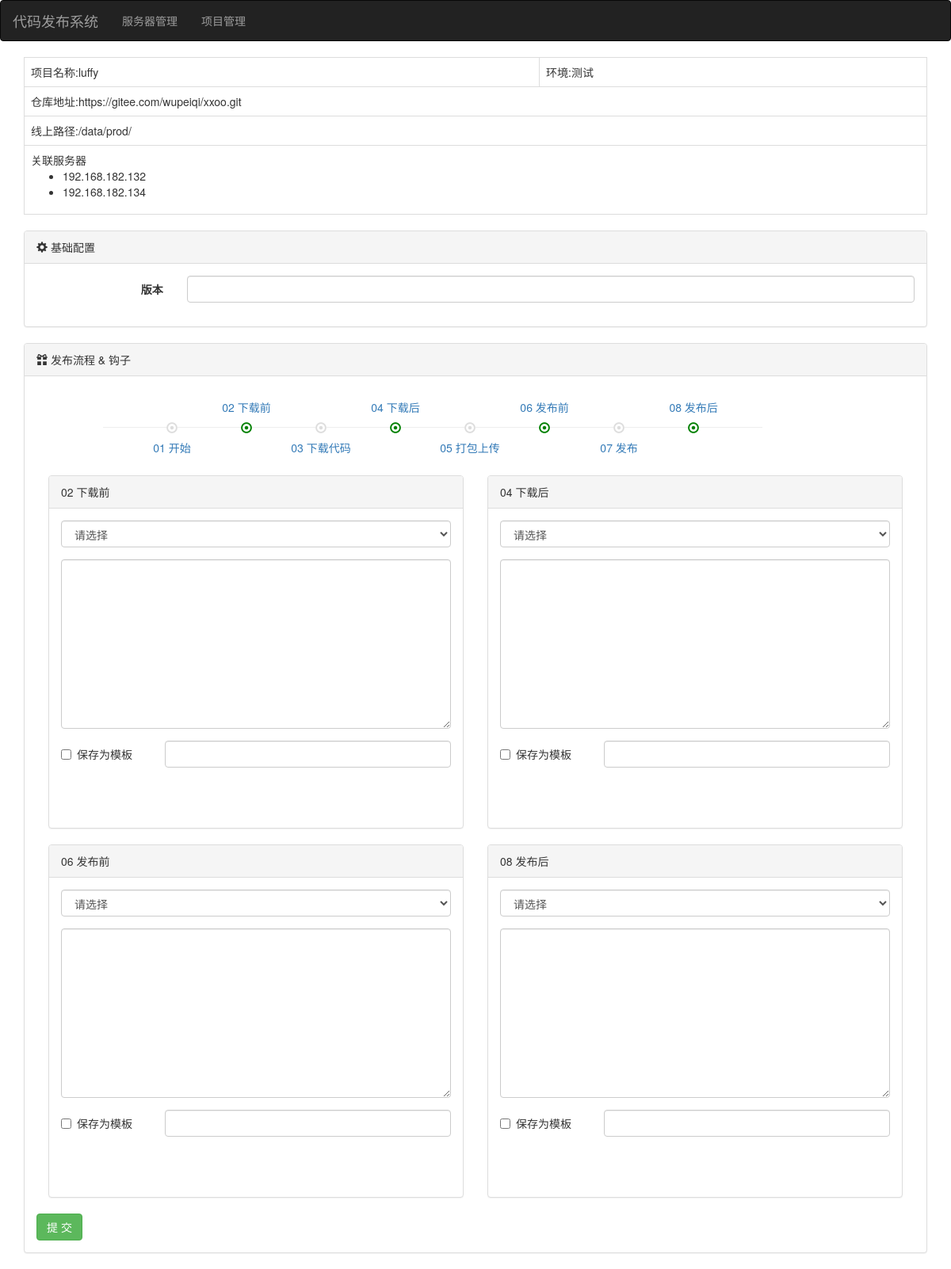
Screenshot of /task/add/2/ with the database file from the repository.
### web/models.py (models this page shows, shortened)
class Project(models.Model):
    title = models.CharField(verbose_name='项目名',max_length=32)
    repo = models.CharField(verbose_name='仓库地址',max_length=128)
    env_choices = (
        ('prod','正式'),
        ('test','测试'),
    )
    env = models.CharField(verbose_name='环境',max_length=16,choices=env_choices,default='test')
    path = models.CharField(verbose_name='线上项目地址',max_length=128)
    servers = models.ManyToManyField(verbose_name='关联服务器',to='Server')

class Server(models.Model):
    hostname = models.CharField(verbose_name='主机名',max_length=32)
    def __str__(self):# 显示的时候反回字段的名字
        return self.hostname

### web/views/task.py (the view)
# urls.py: url(r'^task/add/(?P<project_id>\d+)/$', task.task_add, name='task_add'),
def task_add(request, project_id):
    project_object = models.Project.objects.filter(id=project_id).first()
    if request.method == 'GET':
        form = TaskModelForm(project_object)
        return render(request, 'task_form.html', {'form': form, 'project_object': project_object})
    form = TaskModelForm(project_object, data=request.POST)
    if form.is_valid():
        form.save()
        return redirect(reverse('task_list', kwargs={'project_id': project_id}))
    return render(request, 'task_form.html', {'form': form, 'project_object': project_object})

### web/forms/task.py (called while the page is built)
    def init_hook(self):
        before_download = [(0, '请选择'), ]
        before_download.extend(models.HookTemplate.objects.filter(hook_type=2).values_list('id', 'title'))
        self.fields['before_download_select'].choices = before_download
        after_download = [(0, '请选择'), ]
        after_download.extend(models.HookTemplate.objects.filter(hook_type=4).values_list('id', 'title'))
        self.fields['after_download_select'].choices = after_download
        before_deploy = [(0, '请选择'), ]
        before_deploy.extend(models.HookTemplate.objects.filter(hook_type=6).values_list('id', 'title'))
        self.fields['before_deploy_select'].choices = before_deploy
        after_deploy = [(0, '请选择'), ]
        after_deploy.extend(models.HookTemplate.objects.filter(hook_type=8).values_list('id', 'title'))
        self.fields['after_deploy_select'].choices = after_deploy

### web/templates/task_form.html (shortened to what this page needs)
{% extends 'layout.html' %}
{% block content %}
    <div class="container">
        <table class="table table-bordered">
            <tbody>
            <tr>
                <td>项目名称:{{ project_object.title }}</td>
                <td>环境:{{ project_object.get_env_display }}</td>
            </tr>
            <tr>
                <td colspan="2">仓库地址:{{ project_object.repo }}</td>
            </tr>
            <tr>
                <td colspan="2">线上路径:{{ project_object.path }}</td>
            </tr>
            <tr>
                <td colspan="2">
                    <div>关联服务器</div>
                    <ul>
                        {% for item in project_object.servers.all %}
                            <li>{{ item }}</li>
                        {% endfor %}
                    </ul>
                </td>
            </tr>
            </tbody>
        </table>
        <form method="post" novalidate>
            <div class="panel panel-default">
                <div class="panel-heading"><span class="glyphicon glyphicon-cog" aria-hidden="true"></span> 基础配置</div>
                <div class="panel-body">
                    <div class="form-horizontal">
                        <div class="form-group">
                            <label for="inputEmail3" class="col-sm-2 control-label">{{ form.tag.label }}</label>
                            <div class="col-sm-10">
                                {{ form.tag }}
                            </div>
                        </div>
                    </div>
                </div>
            </div>
            <div class="panel panel-default">
                <div class="panel-heading"><span class="glyphicon glyphicon-gift" aria-hidden="true"></span> 发布流程 & 钩子
                </div>
                <div class="panel-body">
                    <div class="outline">
                        <div class="series">
                            <div class="module clearfix">
                                <div class="item left">
                                    <div class="line">
                                        <hr>
                                    </div>
                                    <div class="icon">
                                        <span class="glyphicon glyphicon-record" aria-hidden="true"></span>
                                        <a class="down">01 开始</a>
                                    </div>
                                </div>
                                <div class="item left active">
                                    <div class="line">
                                        <hr>
                                    </div>
                                    <div class="icon">
                                        <span class="glyphicon glyphicon-record" aria-hidden="true"></span>
                                        <a class="up">02 下载前</a>
                                    </div>
                                </div>
                                <div class="item left">
                                    <div class="line">
                                        <hr>
                                    </div>
                                    <div class="icon">
                                        <span class="glyphicon glyphicon-record" aria-hidden="true"></span>
                                        <a class="down">03 下载代码</a>
                                    </div>
                                </div>
                                <div class="item left active">
                                    <div class="line">
                                        <hr>
                                    </div>
                                    <div class="icon">
                                        <span class="glyphicon glyphicon-record" aria-hidden="true"></span>
                                        <a class="up">04 下载后</a>
                                    </div>
                                </div>
                                <div class="item left">
                                    <div class="line">
                                        <hr>
                                    </div>
                                    <div class="icon">
                                        <span class="glyphicon glyphicon-record" aria-hidden="true"></span>
                                        <a class="down">05 打包上传</a>
                                    </div>
                                </div>
                                <div class="item left active">
                                    <div class="line">
                                        <hr>
                                    </div>
                                    <div class="icon">
                                        <span class="glyphicon glyphicon-record" aria-hidden="true"></span>
                                        <a class="up">06 发布前</a>
                                    </div>
                                </div>
                                <div class="item left">
                                    <div class="line">
                                        <hr>
                                    </div>
                                    <div class="icon">
                                        <span class="glyphicon glyphicon-record" aria-hidden="true"></span>
                                        <a class="down">07 发布</a>
                                    </div>
                                </div>
                                <div class="item left active">
                                    <div class="line">
                                        <hr>
                                    </div>
                                    <div class="icon">
                                        <span class="glyphicon glyphicon-record" aria-hidden="true"></span>
                                        <a class="up">08 发布后</a>
                                    </div>
                                </div>
                                <div class="item left">
                                    <div class="line">
                                        <hr>
                                    </div>
                                </div>
                            </div>
                        </div>
                    </div>
                    <div class="hooks">
                        <div class="col-md-6">
                            <div class="panel panel-default">
                                <div class="panel-heading">02 下载前</div>
                                <div class="panel-body form-horizontal">
                                    <div class="form-group">
                                        <div class="col-sm-12">
                                            {{ form.before_download_select }}
                                        </div>
                                    </div>
                                    <div class="form-group">
                                        <div class="col-sm-12">
                                            {{ form.before_download_script }}
                                        </div>
                                    </div>
                                    <div class="form-group" style="height: 80px;">
                                        <div class="col-sm-3">
                                            <div class="checkbox">
                                                <label>
                                                    {{ form.before_download_template }} 保存为模板
                                                </label>
                                            </div>
                                        </div>
                                        <div class="col-sm-9">
                                            {{ form.before_download_title }}
                                        </div>
                                    </div>
                                </div>
                            </div>
                        </div>
                        <div class="col-md-6">
                            <div class="panel panel-default">
                                <div class="panel-heading">04 下载后</div>
                                <div class="panel-body form-horizontal">
                                    <div class="form-group">
                                        <div class="col-sm-12">
                                            {{ form.after_download_select }}
                                        </div>
                                    </div>
                                    <div class="form-group">
                                        <div class="col-sm-12">
                                            {{ form.after_download_script }}
                                        </div>
                                    </div>
                                    <div class="form-group" style="height: 80px;">
                                        <div class="col-sm-3">
                                            <div class="checkbox">
                                                <label>
                                                    {{ form.after_download_template }} 保存为模板
                                                </label>
                                            </div>
                                        </div>
                                        <div class="col-sm-9">
                                            {{ form.after_download_title }}
                                        </div>
                                    </div>
                                </div>
                            </div>
                        </div>
                        <div class="col-md-6">
                            <div class="panel panel-default">
                                <div class="panel-heading">06 发布前</div>
                                <div class="panel-body form-horizontal">
                                    <div class="form-group">
                                        <div class="col-sm-12">
                                            {{ form.before_deploy_select }}
                                        </div>
                                    </div>
                                    <div class="form-group">
                                        <div class="col-sm-12">
                                            {{ form.before_deploy_script }}
                                        </div>
                                    </div>
                                    <div class="form-group" style="height: 80px;">
                                        <div class="col-sm-3">
                                            <div class="checkbox">
                                                <label>
                                                    {{ form.before_deploy_template }} 保存为模板
                                                </label>
                                            </div>
                                        </div>
                                        <div class="col-sm-9">
                                            {{ form.before_deploy_title }}
                                        </div>
                                    </div>
                                </div>
                            </div>
                        </div>
                        <div class="col-md-6">
                            <div class="panel panel-default">
                                <div class="panel-heading">08 发布后</div>
                                <div class="panel-body form-horizontal">
                                    <div class="form-group">
                                        <div class="col-sm-12">
                                            {{ form.after_deploy_select }}
                                        </div>
                                    </div>
                                    <div class="form-group">
                                        <div class="col-sm-12">
                                            {{ form.after_deploy_script }}
                                        </div>
                                    </div>
                                    <div class="form-group" style="height: 80px;">
                                        <div class="col-sm-3">
                                            <div class="checkbox">
                                                <label>
                                                    {{ form.after_deploy_template }} 保存为模板
                                                </label>
                                            </div>
                                        </div>
                                        <div class="col-sm-9">
                                            {{ form.after_deploy_title }}
                                        </div>
                                    </div>
                                </div>
                            </div>
                        </div>
                    </div>
                    <input type="submit" value="提 交" class="btn btn-success">
                </div>
            </div>
        </form>
    </div>
{% endblock %}

### web/templates/layout.html (style rules this page uses)
body { margin: 0; }

### web/templates/task_form.html (style rules this page uses)
.outline .series .module { line-height: 100px; vertical-align: middle; width: 940px; margin: 0 auto; padding-bottom: 10px; }
.outline .series .module .item .line { float: left; width: 80px; }
.outline .series .module .item .line hr { margin-top: 49px }
.outline .series .module .item .icon { float: left; color: #dddddd; position: relative; }
.outline .series .module .item .icon .up, .outline .series .module .item .icon .down { position: absolute; line-height: 49px; min-width: 90px; left: 0; text-align: center; margin-left: -38px; color: #337ab7; }
.outline .series .module .item:hover .icon, .outline .series .module .item.active .icon { color: green; }
.outline .series .module .item .icon .up { top: 0; }
.outline .series .module .item .icon .down { bottom: 0; }

### rows the page displays
Project: title "luffy", env "测试", repo "https://gitee.com/wupeiqi/xxoo.git", path "/data/prod/"
Server: hostname "192.168.182.132"
Server: hostname "192.168.182.134"
